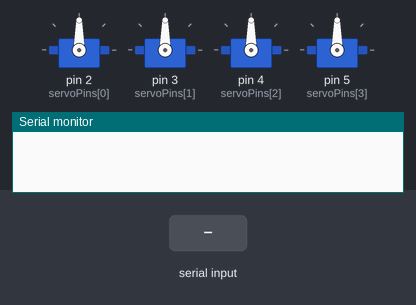
A program run on a simulated Arduino Nano, built with avr-gcc and run on an emulated ATmega328P. Parts: 4 × servo, the last lines printed to the serial monitor. Inputs (shaded band) come from the test bench.

Above: at 1.2 s.
1.3 s: "5\n" received over Serial
At 2.7 s:
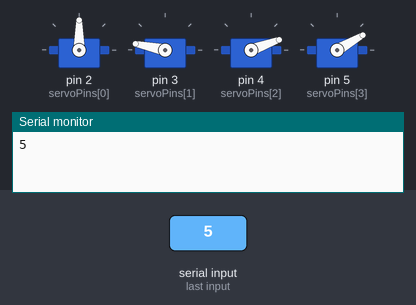
4.3 s: "1\n" received over Serial
At 7.2 s:
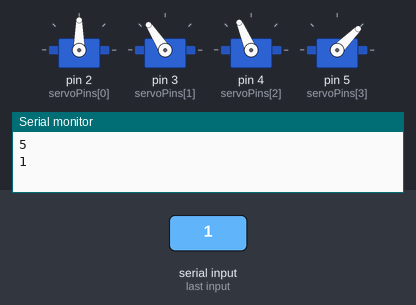
7.3 s: "30,150\n" received over Serial
At 9.0 s:
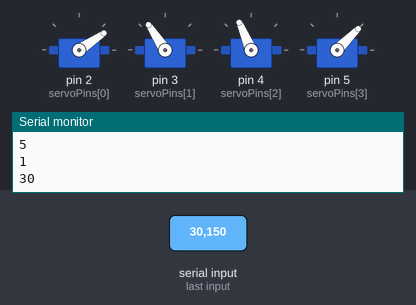
10.1 s: "5\n" received over Serial
At 11.7 s:
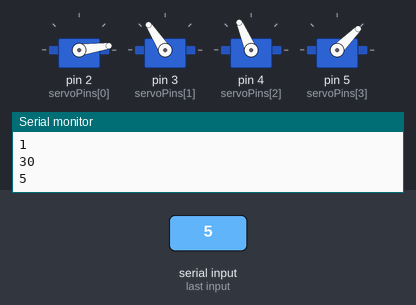
12.6 s: "1\n" received over Serial
At 14.0 s:
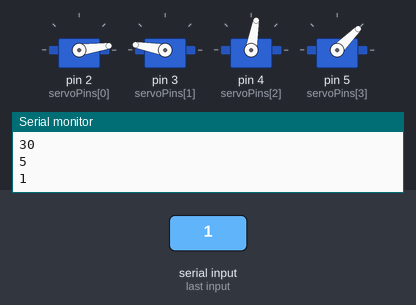
Timing chart, 0 to 15.6 s (numbered marks = the images above; inputs shaded):
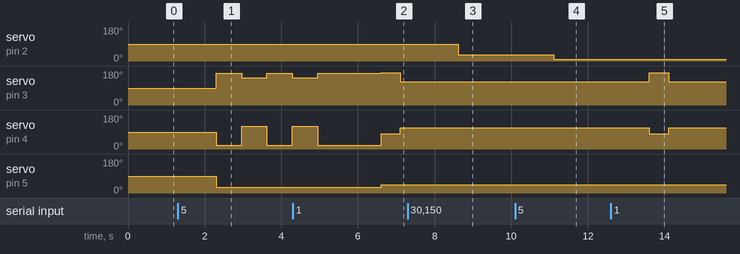

The program:

main.cpp
```cpp
#include <Servo.h>
#include <Arduino.h>

const int min= 2;  //
const int max = 160; //

bool end;
int data = 0;
int serialData =0;

bool changeMode;
int mode;
const int servoPose = 6; //kolik stavu má rameno
const int servoCount = 4; // počet serv

 Servo servo[4]; // pole pro serva
const byte servoPins [] = {2,3,4,5}; //piny pro serva


// pin 2 - servo1 kleště (není v servoValues)
// pin 3 - servo2 velká vrchní nožka 1 ve servoValues
// pin 4 - servo3 prostřední točítko 2 ve servoValues
//pin 5 - servo4 spodní rotační 3 ve servoValues

//první nižší doleva
// druhé nižší nahorů

// servo0 20

 int servoValues [13] [3] = {
   {20,50,20},  //puvodni stav
   {170,80,45}, //dole sběr kuličky cast1
   {123,113,45}, //dolu sběr kuličky cast2
   {170,80,45},  //vhozeni kuličky nahorů cast1
   {170,80,86}, // vhozeni kuličky nahorů cast2
   {120,34,15}, //ne cast1
   {120,34,90},  //ne cast2
   {160,72,120},  // ano cast1
   {105,65,120},  //ano cast2
   {168,20,30}, //tanecek cast1
   {143,121,30}, //tanecek cast2
   {158,50,136}, //uklona cast1
   {123,130,133},  //uklona cast2
};

int servoMoves [servoPose] [3] = {
  {2,1,500}, //dolu ke kulice 1
  {2,3,500}, //nahoru ke kulice 2
  {5,5,700}, //ne  3
  {5,7,1000}, //ano  4
  {5,9,660},  //tanecek 5
  {3,11,1000}, //uklona
};

void move(int data) {
  int cycle = 0;
for(int j = 0 ; j < servoMoves[data][0];j++) {
for(int i = 1; i < servoCount;i++) servo[i].write(servoValues[(servoMoves[data][1])+cycle][i -1]);
cycle++;
if(cycle > 1) cycle=0;
if(j == (servoMoves[data][0] -1)) {
  if(data == 0 || data == 1) {
  changeMode = true;
  mode = data;
 }
   end = true;
  Serial.begin(9600);
}
delay(servoMoves[data][2]);
  }
}


void setup() {
  Serial.begin(9600);
  for(int i = 0; i < servoCount;i++) {
  servo[i].attach(servoPins[i]);
 // if(i > 0) servo[i].write(servoValues[0][i -1]);
 //else servo[i].write(150);
}
end = true;
changeMode = false;
}

void loop() {

   if(end == true) {
   // Serial.println("vstup povolen");
        String read = Serial.readString();
 serialData = read.toInt();
 //Serial.println(changeMode);


 if((serialData < servoPose && serialData > 0 && changeMode == false) ||
  (serialData < max && serialData > min && changeMode == true)) {
Serial.println(serialData);
 if(changeMode == false) data = serialData -1;
 if(changeMode) data = map(serialData, min,max,5,170);
   end = false;
    Serial.end();
 }

   }

   if(end == false) {
if(changeMode) {
servo[0].write(data);
Serial.println(data);
delay(500);
if((data < 30 && mode == 0) || (data > 50 && mode == 1)) {
 if(mode == 1) move(5);
 if(mode == 0) {
  end = true;
  Serial.begin(9600);
 }
   changeMode = false;
}
else {
  end = true;
Serial.begin(9600);
}

}

else if (changeMode == false) {
move(data);
   }
}
}
```

Measured:
- after the input at 1.3 s, servo on pin 3 (servoPins[1]): alternates 168° for 0.66 s and 143° for 0.66 s, starting after 1.0 s; servo on pin 4 (servoPins[2]): alternates 121° for 0.66 s and 20° for 0.66 s, starting after 1.0 s; servo on pin 5 (servoPins[3]): 90° → 30° after 1.0 s
- after the input at 4.3 s, servo on pin 5 (servoPins[3]): 30° → 45° after 2.3 s
- after the input at 7.3 s, servo on pin 2 (servoPins[0]): 90° → 34° after 1.3 s
- after the input at 10.1 s, servo on pin 2 (servoPins[0]): 34° → 8° after 1.0 s
- after the input at 12.6 s, servo on pin 3 (servoPins[1]): 123° → 170° after 1.0 s, → 123° 0.50 s later; servo on pin 4 (servoPins[2]): 113° → 80° after 1.0 s, → 113° 0.50 s later
